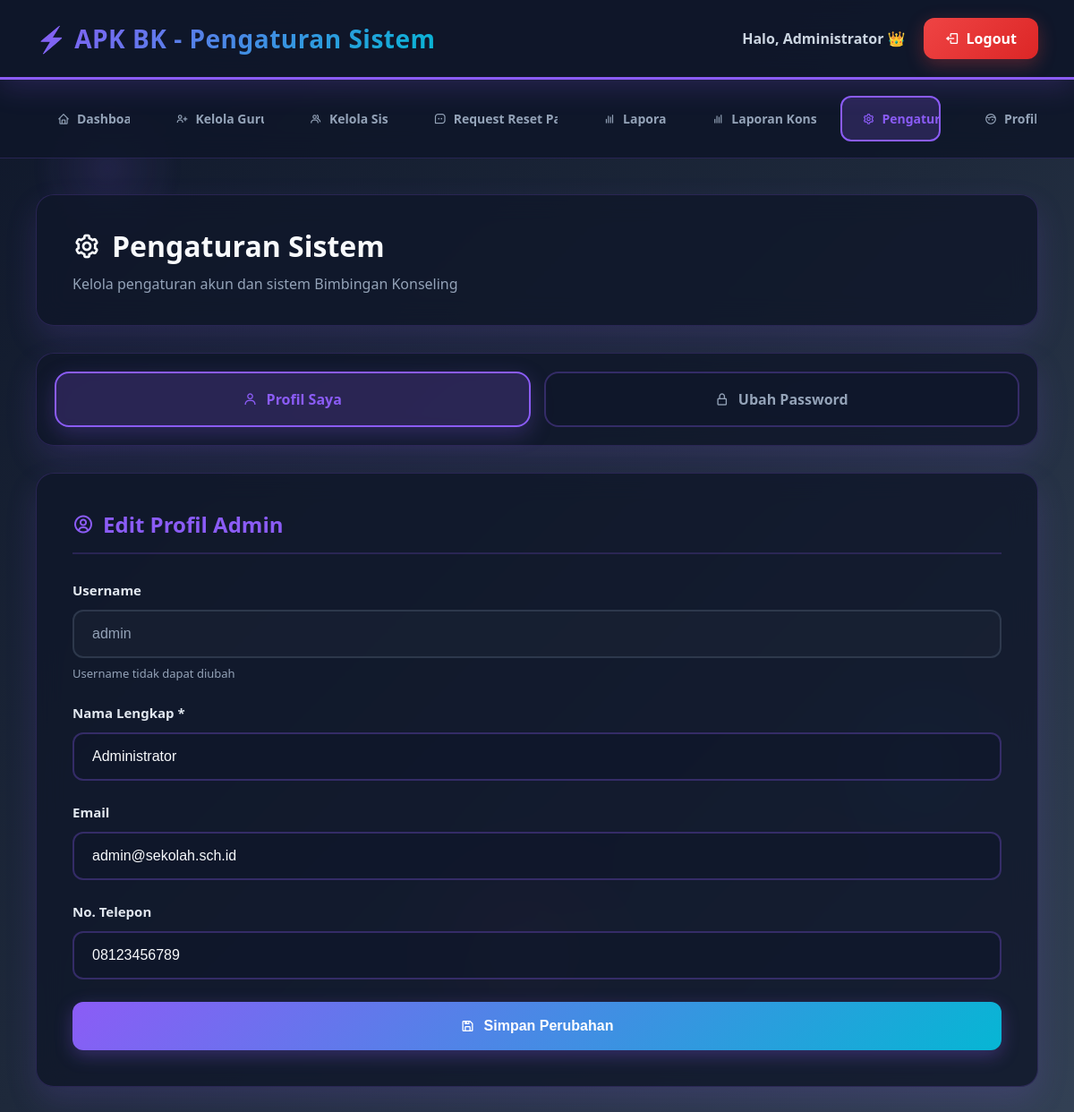
The page /admin_settings.php (signed in) on the database its author committed.
### tables this page shows
CREATE TABLE `users` (
  `ID` int(11) NOT NULL,
  `USERNAME` varchar(100) NOT NULL,
  `PASSWORD` varchar(100) NOT NULL,
  `ROLE` enum('Admin','Guru_BK','Siswa') DEFAULT NULL,
  `NAMA_LENGKAP` varchar(100) NOT NULL,
  `EMAIL` varchar(100) DEFAULT NULL,
  `NO_TELEPON` varchar(15) DEFAULT NULL,
  `STATUS` enum('Aktif','Tidak_Aktif') DEFAULT 'Aktif',
  `CREATED_AT` timestamp NOT NULL DEFAULT current_timestamp(),
  `UPDATED_AT` timestamp NOT NULL DEFAULT current_timestamp() ON UPDATE current_timestamp()
);

### admin_settings.php (the view, shortened to what this page needs)
<?php
include 'koneksi.php';
$sql_admin = "SELECT * FROM users WHERE ID = ?";
$stmt_admin = $koneksi->prepare($sql_admin);
$stmt_admin->bind_param("i", $_SESSION['user_id']);
$stmt_admin->execute();
$admin_data = $stmt_admin->get_result()->fetch_assoc();
?>
<!DOCTYPE html>
<html lang="id">
<head>
    <link href="https://unpkg.com/boxicons@2.1.4/css/boxicons.min.css" rel="stylesheet">
</head>
<body>
    <div class="floating"></div>
    <div class="floating"></div>
    <div class="floating"></div>
    <div class="header">
        <h1>⚡ APK BK - Pengaturan Sistem</h1>
        <div class="user-info">
            <span>Halo, <strong><?php echo htmlspecialchars($_SESSION['nama_lengkap']); ?></strong> 👑</span>
            <a href="logout.php" class="logout-btn">
                <i class='bx bx-log-out'></i>
                Logout
            </a>
        </div>
    </div>
    <div class="nav">
        <a href="admin_dashboard.php">
            <i class='bx bx-home'></i>
            Dashboard
        </a>
        <a href="admin_manage_guru.php">
            <i class='bx bx-user-plus'></i>
            Kelola Guru BK
        </a>
        <a href="admin_manage_siswa.php">
            <i class='bx bx-group'></i>
            Kelola Siswa
        </a>
        <a href="admin_manage_reset_requests.php">
            <i class='bx bx-message-square-dots'></i>
            Request Reset Password
        </a>
        <a href="admin_reports.php">
            <i class='bx bx-bar-chart'></i>
            Laporan
        </a>
         <a href="admin_laporan_konsultasi.php">
            <i class='bx bx-bar-chart'></i>
            Laporan Konsultasi
        </a>
        <a href="admin_settings.php" class="active">
            <i class='bx bx-cog'></i>
            Pengaturan
        </a>
        <a href="profil.php">
            <i class='bx bx-face'></i>
            Profil
        </a>
    </div>
    <div class="container">
        <div class="page-header">
            <h2><i class='bx bx-cog'></i> Pengaturan Sistem</h2>
            <p>Kelola pengaturan akun dan sistem Bimbingan Konseling</p>
        </div>
        <div class="settings-tabs">
            <div class="settings-tab active" onclick="showSettings('profile')">
                <i class='bx bx-user'></i> Profil Saya
            </div>
            <div class="settings-tab" onclick="showSettings('password')">
                <i class='bx bx-lock-alt'></i> Ubah Password
            </div>
        </div>
        <div id="profile-settings" class="settings-content active">
            <div class="form-container">
                <h3><i class='bx bx-user-circle'></i> Edit Profil Admin</h3>
                <form method="POST" action="">
                    <div class="form-group">
                        <label>Username</label>
                        <input type="text" value="<?php echo htmlspecialchars($admin_data['USERNAME'] ?? ''); ?>" readonly>
                        <div class="form-hint">Username tidak dapat diubah</div>
                    </div>
                    <div class="form-group">
                        <label>Nama Lengkap *</label>
                        <input type="text" name="nama_lengkap" value="<?php echo htmlspecialchars($admin_data['NAMA_LENGKAP'] ?? ''); ?>" required>
                    </div>
                    <div class="form-group">
                        <label>Email</label>
                        <input type="email" name="email" value="<?php echo htmlspecialchars($admin_data['EMAIL'] ?? ''); ?>">
                    </div>
                    <div class="form-group">
                        <label>No. Telepon</label>
                        <input type="tel" name="no_telepon" value="<?php echo htmlspecialchars($admin_data['NO_TELEPON'] ?? ''); ?>">
                    </div>
                    <button type="submit" class="submit-btn">
                        <i class='bx bx-save'></i> Simpan Perubahan
                    </button>
                </form>
            </div>
        </div>
    </div>
</body>
</html>

### rows shown on the page
users: USERNAME "admin", nama_lengkap "Administrator", email "admin@sekolah.sch.id", no_telepon "08123456789"

### other values the page prints
$_SESSION['nama_lengkap'] "Administrator"
